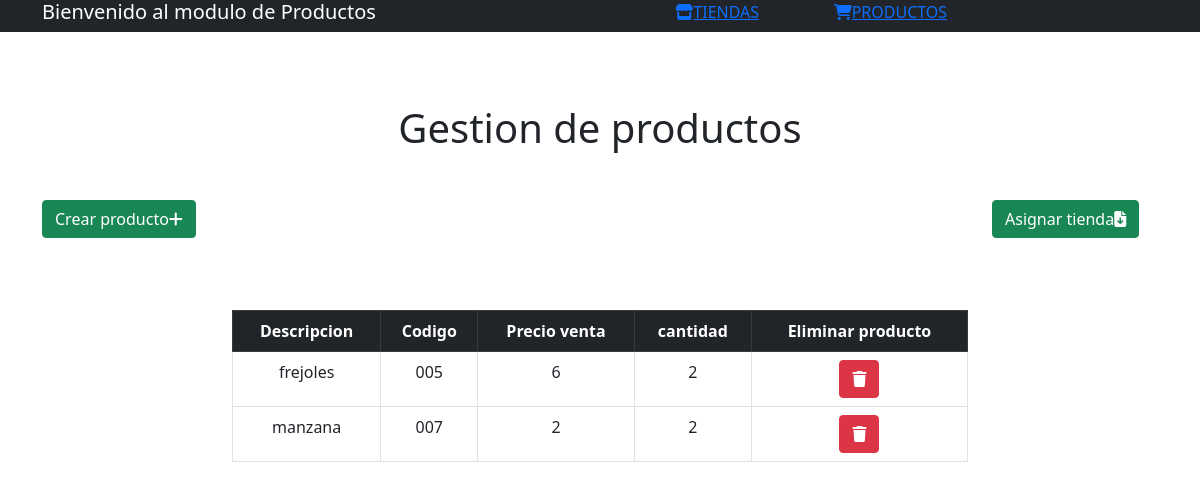
The app's page /gestiontienda/productos with its own data.
### gestiontienda/models.py (models this page shows)
class producto(models.Model):
    descripcion=models.CharField(max_length=64, blank=True, null=True)
    codigo=models.CharField(max_length=32, blank=True, null=True)
    precioVenta=models.CharField(max_length=32, blank=True, null=True)
    cantidad=models.CharField(max_length=32, blank=True, null=True)
    tiendaProducto = models.ForeignKey(tienda,on_delete=models.SET_NULL,blank=True, null=True)

### gestiontienda/views.py (the view, shortened to what this page needs)
# urls.py: path('productos',views.registroProducto,name='registroProducto'),
def registroProducto(request):
    return render(request,'registroProducto.html',{
        'productoTotales':producto.objects.all().order_by('id'),
        'tiendaTotales':tienda.objects.all().order_by('id')
    })

### gestiontienda/templates/registroProducto.html (shortened to what this page needs)
{% load static %}
<!DOCTYPE html>
<html>
    <head>
        <link href="https://cdn.jsdelivr.net/npm/bootstrap@5.0.2/dist/css/bootstrap.min.css" rel="stylesheet">
        <link rel="stylesheet" href="https://cdnjs.cloudflare.com/ajax/libs/font-awesome/6.3.0/css/all.min.css" />
        <link rel="stylesheet" href="{% static 'index.css' %}">
    </head>
    <body>
        <div class="bg-dark">
            <div class="container">
                <div class="row">
                    <div class="col-10 text-white">
                        <div class="row">
                            <div class="col-8">
                                <h5>Bienvenido al modulo de Productos</h5>
                            </div>
                            <div class="col-2">
                                <a href="{% url 'gestiontienda:registroTienda' %}"><i class="fa-solid fa-store"></i>TIENDAS</a>
                            </div>
                            <div class="col-2">
                            <a href="{% url 'gestiontienda:registroProducto' %}" ><i class="fa-solid fa-cart-shopping"></i></i>PRODUCTOS</a>
                            </div>
                        </div>
                    </div>
                </div>
            </div>
        </div>
        <br>
        <div class="mt-5 text-center">
            <h1>Gestion de productos</h1>
        </div>
        <div class="container mt-5">
            <div class="row justify-content-between">
                <div class="col-2">
                    <button class="btn btn-success" data-bs-toggle="modal" data-bs-target="#nuevoProducto">Crear producto<i class="fa-solid fa-plus"></i></button>
                </div>
                <div class="col-2">
                    <button class="btn btn-success" data-bs-toggle="modal" data-bs-target="#asignarProducto">Asignar tienda<i class="fa-solid fa-file-download"></i></button>
                </div>
            </div>
        </div>
        <br>
        <div class="mt-5 container">
            <div class="row justify-content-center">
                <div class="col-8">
                    <table class="table table-bordered" >
                        <thead class="table-dark" >
                            <th>Descripcion</th>
                            <th>Codigo</th>
                            <th>Precio venta</th>
                            <th>cantidad</th>
                            <th text-align="center">Eliminar producto</th>
                        </thead>
                        <tbody>
                            {% for producto  in productoTotales %}
                            <tr>
                                <td>{{producto.descripcion}}</td>
                                <td>{{producto.codigo}}</td>
                                <td>{{producto.precioVenta}}</td>
                                <td>{{producto.cantidad}}</td>
                                <td class="text-center"><a class="btn btn-danger" href="{% url 'gestiontienda:eliminarProducto' producto.id %}"><i class="fa-solid fa-trash"></i></a></td>
                            </tr>
                            {%endfor%}
                        </tbody>
                    </table>
                </div>
            </div>
        </div>
    </body>
</html>

### gestiontienda/static/index.css (style rules this page uses)
thead { text-align: center; }
td { text-align: center; }
th { text-align: center; }

### records on screen
producto: descripcion "frejoles", codigo "005", precioVenta "6", cantidad "2"
producto: descripcion "manzana", codigo "007", precioVenta "2", cantidad "2"
